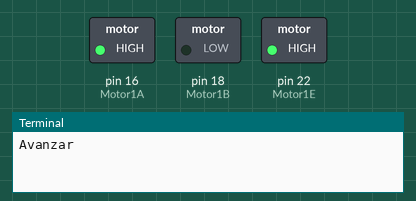
Bench run of a program on a simulated Raspberry Pi (header pin numbers). On the bench: switched loads named in the program (green lamp = pin HIGH), the last lines printed to the terminal. At 6.0 s the program stops and its outputs stay as they are.

Above: at 0.1 s.
At 3.1 s:
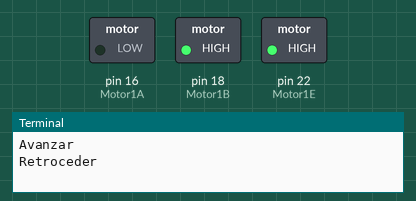
At 6.1 s:
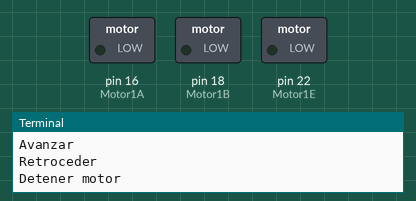
Timing chart, 0 to 7.5 s (numbered marks = the images above):
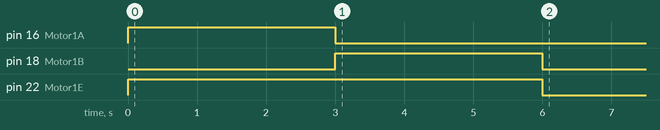

The program:

P11_V1.py
```python
import RPi.GPIO as GPIO
import time

GPIO.setmode(GPIO.BOARD)

Motor1A = 16
Motor1B = 18
Motor1E = 22

GPIO.setup(Motor1A,GPIO.OUT)
GPIO.setup(Motor1B,GPIO.OUT)
GPIO.setup(Motor1E,GPIO.OUT)


print("Avanzar")
GPIO.output(Motor1A,GPIO.HIGH)
GPIO.output(Motor1B,GPIO.LOW)
GPIO.output(Motor1E,GPIO.HIGH)
time.sleep(3)

print("Retroceder")
GPIO.output(Motor1A,GPIO.LOW)
GPIO.output(Motor1B,GPIO.HIGH)
GPIO.output(Motor1E,GPIO.HIGH)
time.sleep(3)


print("Detener motor")
GPIO.output(Motor1E,GPIO.LOW)

GPIO.cleanup()
```

Measured:
- by itself, pin 16 (Motor1A): LOW → HIGH at 0.00 s, → LOW 3.0 s later
- by itself, pin 18 (Motor1B): LOW → HIGH at 3.0 s, → LOW 3.0 s later
- by itself, pin 22 (Motor1E): LOW → HIGH at 0.00 s, → LOW 6.0 s later
